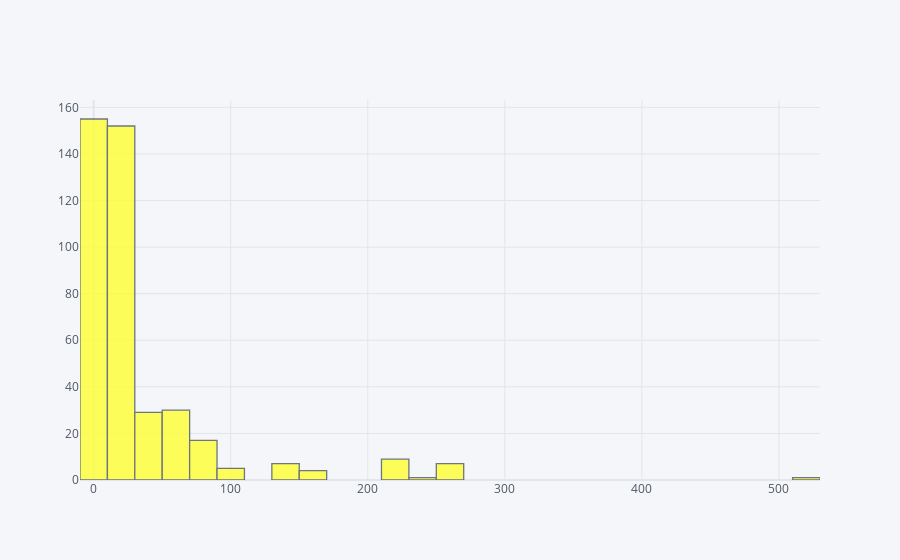

The notebook cell saved with this chart:
### Code cell
df["Fare"].iplot(kind = "hist",bins = 30, color = "yellow")

### Figure 1 — Plotly figure (JSON) as saved in the notebook; plotly's stock layout.template omitted (floating-point values rounded to 4 significant figures; data arrays with more than 128 entries replaced by an {"elided": "..."} marker saying what was removed)
{"data": [{"histfunc": "count", "histnorm": "", "marker": {"color": "rgba(255, 255, 51, 1.0)", "line": {"color": "#4D5663", "width": 1.3}}, "name": "Fare", "nbinsx": 30, "opacity": 0.8, "orientation": "v", "type": "histogram", "x": {"elided": "418 float values"}}], "layout": {"barmode": "overlay", "legend": {"bgcolor": "#F5F6F9", "font": {"color": "#4D5663"}}, "paper_bgcolor": "#F5F6F9", "plot_bgcolor": "#F5F6F9", "title": {"font": {"color": "#4D5663"}}, "xaxis": {"gridcolor": "#E1E5ED", "showgrid": true, "tickfont": {"color": "#4D5663"}, "title": {"font": {"color": "#4D5663"}, "text": ""}, "zerolinecolor": "#E1E5ED"}, "yaxis": {"gridcolor": "#E1E5ED", "showgrid": true, "tickfont": {"color": "#4D5663"}, "title": {"font": {"color": "#4D5663"}, "text": ""}, "zerolinecolor": "#E1E5ED"}}}
